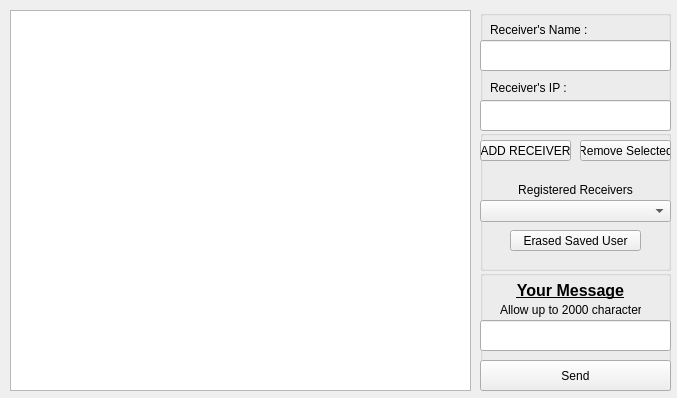
<?xml version="1.0" encoding="UTF-8"?>
<ui version="4.0">
 <class>MainWindow</class>
 <widget class="QMainWindow" name="MainWindow">
  <property name="geometry">
   <rect>
    <x>0</x>
    <y>0</y>
    <width>677</width>
    <height>398</height>
   </rect>
  </property>
  <property name="font">
   <font>
    <family>Arial</family>
   </font>
  </property>
  <property name="windowTitle">
   <string>Chat</string>
  </property>
  <widget class="QWidget" name="centralwidget">
   <widget class="QListWidget" name="listWidget">
    <property name="geometry">
     <rect>
      <x>10</x>
      <y>10</y>
      <width>461</width>
      <height>381</height>
     </rect>
    </property>
    <property name="font">
     <font>
      <family>Arial</family>
     </font>
    </property>
   </widget>
   <widget class="QGroupBox" name="registeredUserBox">
    <property name="geometry">
     <rect>
      <x>480</x>
      <y>130</y>
      <width>191</width>
      <height>141</height>
     </rect>
    </property>
    <property name="title">
     <string/>
    </property>
    <widget class="QPushButton" name="eraseTextFileButton">
     <property name="geometry">
      <rect>
       <x>30</x>
       <y>100</y>
       <width>131</width>
       <height>21</height>
      </rect>
     </property>
     <property name="font">
      <font>
       <family>Arial</family>
      </font>
     </property>
     <property name="text">
      <string>Erased Saved User</string>
     </property>
    </widget>
    <widget class="QLabel" name="registeredUserText">
     <property name="geometry">
      <rect>
       <x>10</x>
       <y>50</y>
       <width>171</width>
       <height>20</height>
      </rect>
     </property>
     <property name="text">
      <string>Registered Receivers</string>
     </property>
     <property name="alignment">
      <set>Qt::AlignCenter</set>
     </property>
    </widget>
    <widget class="QPushButton" name="removeSelectedButton">
     <property name="geometry">
      <rect>
       <x>100</x>
       <y>10</y>
       <width>91</width>
       <height>21</height>
      </rect>
     </property>
     <property name="font">
      <font>
       <family>Arial</family>
      </font>
     </property>
     <property name="text">
      <string>Remove Selected</string>
     </property>
    </widget>
    <widget class="QPushButton" name="addReceiverButton">
     <property name="geometry">
      <rect>
       <x>0</x>
       <y>10</y>
       <width>91</width>
       <height>21</height>
      </rect>
     </property>
     <property name="font">
      <font>
       <family>Arial</family>
      </font>
     </property>
     <property name="text">
      <string>ADD RECEIVER</string>
     </property>
    </widget>
    <widget class="QComboBox" name="registeredUserList">
     <property name="geometry">
      <rect>
       <x>0</x>
       <y>70</y>
       <width>191</width>
       <height>22</height>
      </rect>
     </property>
    </widget>
   </widget>
   <widget class="QGroupBox" name="receiverStuffBox">
    <property name="geometry">
     <rect>
      <x>480</x>
      <y>10</y>
      <width>191</width>
      <height>121</height>
     </rect>
    </property>
    <property name="title">
     <string/>
    </property>
    <widget class="QLabel" name="receiverName_Text">
     <property name="geometry">
      <rect>
       <x>10</x>
       <y>10</y>
       <width>151</width>
       <height>20</height>
      </rect>
     </property>
     <property name="font">
      <font>
       <family>Arial</family>
      </font>
     </property>
     <property name="text">
      <string>Receiver's Name :</string>
     </property>
    </widget>
    <widget class="QLabel" name="receiverIP_Text">
     <property name="geometry">
      <rect>
       <x>10</x>
       <y>70</y>
       <width>81</width>
       <height>16</height>
      </rect>
     </property>
     <property name="font">
      <font>
       <family>Arial</family>
      </font>
     </property>
     <property name="text">
      <string>Receiver's IP :</string>
     </property>
    </widget>
    <widget class="QLineEdit" name="receiverIP_Input">
     <property name="geometry">
      <rect>
       <x>0</x>
       <y>90</y>
       <width>191</width>
       <height>31</height>
      </rect>
     </property>
     <property name="font">
      <font>
       <family>Arial</family>
      </font>
     </property>
    </widget>
    <widget class="QLineEdit" name="receiverName_Input">
     <property name="geometry">
      <rect>
       <x>0</x>
       <y>30</y>
       <width>191</width>
       <height>31</height>
      </rect>
     </property>
     <property name="font">
      <font>
       <family>Arial</family>
      </font>
     </property>
    </widget>
   </widget>
   <widget class="QGroupBox" name="yourMessageBox">
    <property name="geometry">
     <rect>
      <x>480</x>
      <y>270</y>
      <width>191</width>
      <height>121</height>
     </rect>
    </property>
    <property name="title">
     <string/>
    </property>
    <widget class="QLabel" name="yourMessage_Text">
     <property name="geometry">
      <rect>
       <x>20</x>
       <y>10</y>
       <width>141</width>
       <height>21</height>
      </rect>
     </property>
     <property name="font">
      <font>
       <family>Arial</family>
       <pointsize>12</pointsize>
       <weight>75</weight>
       <bold>true</bold>
       <underline>true</underline>
      </font>
     </property>
     <property name="text">
      <string>Your Message</string>
     </property>
     <property name="alignment">
      <set>Qt::AlignCenter</set>
     </property>
    </widget>
    <widget class="QPushButton" name="sendButton">
     <property name="geometry">
      <rect>
       <x>0</x>
       <y>90</y>
       <width>191</width>
       <height>31</height>
      </rect>
     </property>
     <property name="font">
      <font>
       <family>Arial</family>
      </font>
     </property>
     <property name="text">
      <string>Send</string>
     </property>
    </widget>
    <widget class="QLabel" name="description_Text">
     <property name="geometry">
      <rect>
       <x>20</x>
       <y>30</y>
       <width>141</width>
       <height>20</height>
      </rect>
     </property>
     <property name="text">
      <string>Allow up to 2000 characters</string>
     </property>
    </widget>
    <widget class="QLineEdit" name="yourMessage_Input">
     <property name="geometry">
      <rect>
       <x>0</x>
       <y>50</y>
       <width>191</width>
       <height>31</height>
      </rect>
     </property>
     <property name="font">
      <font>
       <family>Arial</family>
      </font>
     </property>
     <property name="maxLength">
      <number>2000</number>
     </property>
    </widget>
   </widget>
  </widget>
 </widget>
 <resources/>
 <connections/>
</ui>
